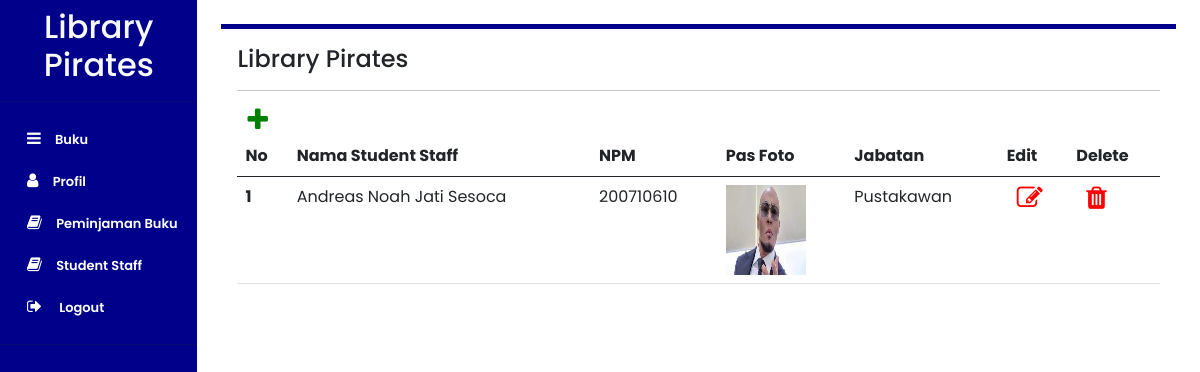
/page/studentStaffPage.php (signed in), run on the app's committed database.
### tables this page shows
CREATE TABLE `student_staff` (
  `id` int(255) NOT NULL,
  `nama` varchar(255) NOT NULL,
  `npm` varchar(255) NOT NULL,
  `gambar` text NOT NULL,
  `jabatan` varchar(255) NOT NULL
);

### page/studentStaffPage.php (the view, shortened to what this page needs)
<?php
    include '../component/sidebarAdmin.php'
?>
<div class="container p-3 m-4 h-100" style="background-color: #FFFFFF; border-top: 5px
        solid #00008B; boxshadow: 0 4px 8px 0 rgba(0, 0, 0, 0.2), 0 6px 20px 0 rgba(0, 0, 0,
        0.19);">
    <h4 >Library Pirates</h4>
    <hr>
    <a href="../page/tambahStudentStaffPage.php?">
        <i style="color: green; position: right" class="fa fa-plus fa-2x"></i>
    </a>
    <table class="table ">
        <thead>
            <tr>
                <th scope="col">No</th>
                <th scope="col">Nama Student Staff</th>
                <th scope="col">NPM</th>
                <th scope="col">Pas Foto</th>
                <th scope="col">Jabatan</th>
                <th scope="col">Edit</th>
                <th scope="col">Delete</th>
            </tr>
        </thead>
        <tbody>
            <?php
                $query = mysqli_query($con, "SELECT * FROM student_staff") or die(mysqli_error($con));
                if (mysqli_num_rows($query) == 0) {
                    echo '<tr> <td colspan="7"> Tidak ada data </td> </tr>';
                }else{
                    $no = 1;
                    while($data = mysqli_fetch_array($query)){
                    echo'
                    <tr>
                        <th scope="row">'.$no.'</th>
                        <td>'.$data['nama'].'</td>
                        <td>'.$data['npm'].'</td>
                        <td><img src="../uploaded_image/'.$data['gambar'].'" width="80" height="90"</td>
                        <td>'.$data['jabatan'].'</td>
                        <td>
                            <a href="../page/editStudentStaffPage.php?id='.$data['id'].'">
                                <i style="color: red" class="fa fa-edit fa-2x"></i>
                            </a>
                        </td>
                        <td>
                            <a href="../process/deleteStudentStaffProcess.php?id='.$data['id'].'" onClick="return confirm ( \'Are you sure want to delete this data?\')">
                                <i style="color: red" class="fa fa-trash fa-2x"></i>
                            </a>
                        </td>
                    </tr>';
                    $no++;
                    }
                }
            ?>
        </tbody>
    </table>
</div>
</aside>
</body>
</html>

### style.css (style rules this page uses)
* { font-family: "Poppins"; }

### component/sidebarAdmin.php (style rules this page uses)
* { font-family: "Poppins"; }
a { padding-left: 10px; font-size: 13px; text-decoration: none; color: white; }
i { color:white; }

### data on the page
student_staff: nama "Andreas Noah Jati Sesoca", npm "200710610", gambar (picture), jabatan "Pustakawan"
